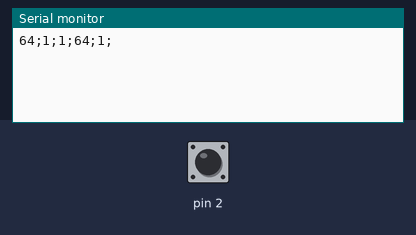
The sketch below on a simulated Arduino Uno, built with avr-gcc and run on an emulated ATmega328P. Parts: the last lines printed to the serial monitor. Inputs (shaded band) come from the test bench; at power-on: pin 2 HIGH.

Above: at 1.2 s.
1.3 s: pin 2 pulled LOW for 0.15 s
At 2.6 s:
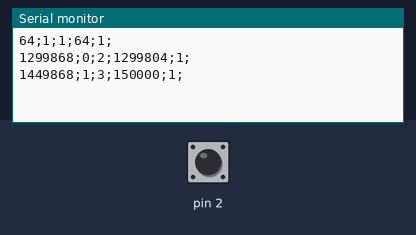
2.9 s: pin 2 pulled LOW for 1 s
At 5.1 s:
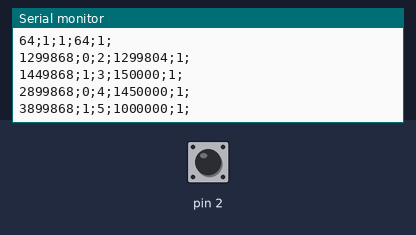
5.4 s: pin 2 pulled LOW for 0.15 s
At 7.0 s:
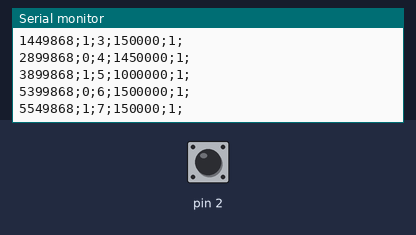
Timing chart, 0 to 8.5 s (numbered marks = the images above; inputs shaded):
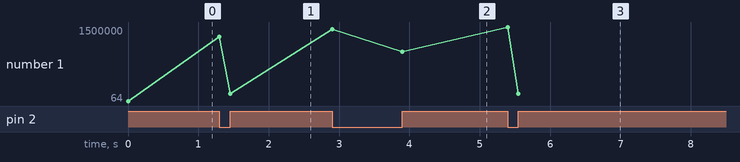

Measured:
- after the input at 1.3 s, the serial monitor: prints a new line at once (image 1)
- after the input at 2.9 s, the serial monitor: prints a new line at once (image 2)
- after the input at 5.4 s, the serial monitor: prints a new line at once (image 3)
- plotted number 1: 64 → 150000 after the input at 1.3 s, 150000 → 1000000 after the input at 2.9 s, 1000000 → 150000 after the input at 5.4 s

The sketch:

sketch_jun24a.ino
```cpp
#define ANALOGA_IN 0
int i = 0;
int k = 0;
unsigned long old_time = 0;
unsigned long new_time = 0;

void setup() {
  Serial.begin(115200); // указываем скорость работы с COM-портом
  attachInterrupt(0, blink, CHANGE);
  pinMode(2, INPUT_PULLUP);
}

void loop() {
  /*
  int val;
  int i = 0;
  while(1)
  {
    val = analogRead(ANALOGA_IN); // считываем данные
    Serial.print( micros());         // записываем данные в порт
    Serial.print( ";");         // записываем данные в порт
    Serial.print( val);         // записываем данные в порт
    Serial.print( ";");         // записываем данные в порт
    Serial.print( i);         // записываем данные в порт
    Serial.println( ";");         // записываем данные в порт
    i ++;
    if (i>10000) i = 0 ;
  }
  */

}


void blink()
{
  k ++;
  i ++;

  new_time = micros();
  Serial.print( new_time);
  Serial.print(";");
  Serial.print(digitalRead(2));
  Serial.print( ";");
  Serial.print( i);
  Serial.print( ";");
  Serial.print( new_time - old_time );
  Serial.print( ";");
  Serial.print( k );

  Serial.println(";");
  old_time = new_time ;

  if (i>10000) i = 0 ;
  k = 0;
}
```
